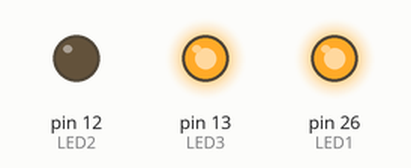
A program run on a simulated MicroPython board. Shown: output pins drawn as LEDs (lit = HIGH).

Above: at 0.5 s.
At 3.5 s:
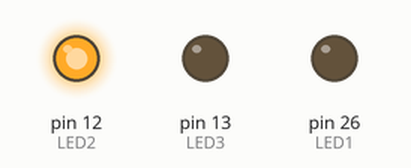
Timing chart, 0 to 4.6 s (numbered marks = the images above):
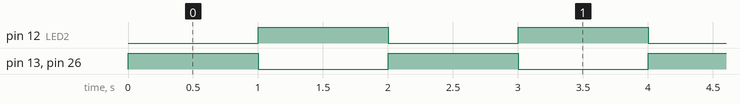

Measured:
- by itself, pin 12 (LED2), pin 13 (LED3), pin 26 (LED1): alternates HIGH for 1.0 s and LOW for 1.0 s

The program:

4.4_LED_Intersection.py
```python
from machine import Pin
from time import sleep

RED_PIN=26
LED1=Pin(RED_PIN,Pin.OUT)
LED1.off() # Disable Red LED from start

YELLOW_PIN=12
LED2=Pin(YELLOW_PIN, Pin.OUT)
LED2.on() # Disable Yellow LED from start

GREEN_PIN=13
LED3=Pin(GREEN_PIN, Pin.OUT)
LED3.off() # Disable Green LED from start

while True:
    LED1.value(not LED1.value()) # Change state to "the other one".
    LED2.value(not LED2.value()) # -||-
    LED3.value(not LED3.value()) # -||-
    sleep(1)
```
